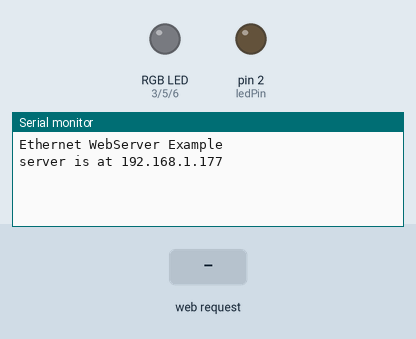
Recording of a sketch running on a simulated Arduino Uno, built with avr-gcc and run on an emulated ATmega328P. On the bench: an RGB LED mixed from three pins (HIGH = lit), output pins drawn as LEDs (lit = HIGH), the last lines printed to the serial monitor. The inputs (shaded band) are chosen by the test bench. WiFi joins after 1.5 s; servers stay silent unless stated.

Above: at 1.2 s.
1.3 s: HTTP request GET /?LEDstate=1 received
At 2.5 s:
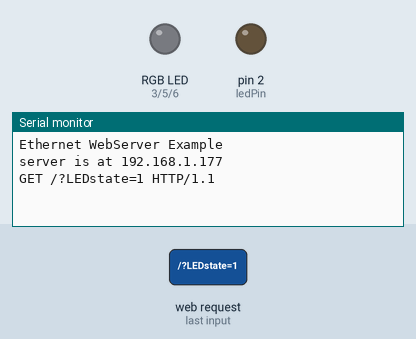
2.8 s: HTTP request GET /setLED received
At 3.7 s:
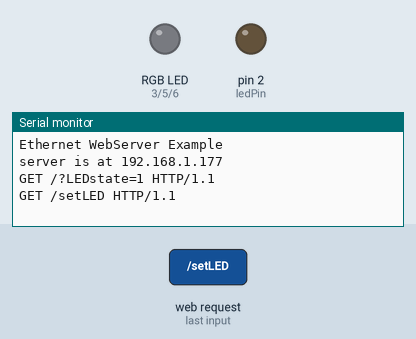
4.3 s: HTTP request GET /readADC received
At 4.9 s:
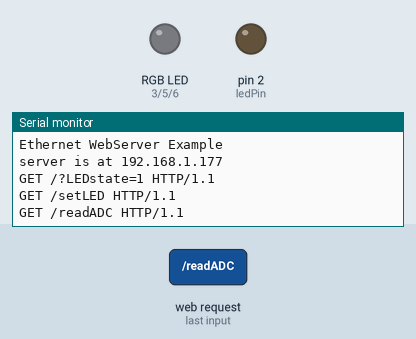

Measured:
- after the input at 1.3 s, the serial monitor: prints a new line at once (image 1)
- after the input at 2.8 s, the serial monitor: prints a new line at once (image 2)
- after the input at 4.3 s, the serial monitor: prints a new line at once (image 3)

The sketch:

ethernet_ajax.ino
```cpp
/*
  Web Server

 A simple web server that shows the value of the analog input pins.
 using an Arduino Wiznet Ethernet shield.

 Circuit:
 * Ethernet shield attached to pins 10, 11, 12, 13
 * Analog inputs attached to pins A0 through A5 (optional)

 created 18 Dec 2009
 by David A. Mellis
 modified 9 Apr 2012
 by Tom Igoe
 modified 02 Sept 2015
 by Arturo Guadalupi

 */

#include <SPI.h>
#include <Ethernet.h>

#include "index.h"

// Enter a MAC address and IP address for your controller below.
// The IP address will be dependent on your local network:
byte mac[] = {
    0xDE, 0xAD, 0xBE, 0xEF, 0xFE, 0xED};

IPAddress ip(192, 168, 1, 177);

// Initialize the Ethernet server library
// with the IP address and port you want to use
// (port 80 is default for HTTP):
EthernetServer server(80);

int csPin = 8;      // ethernet module cs pin

int ledPin = 2;
int redPin = 3, greenPin = 5, bluePin = 6;

void setup()
{
    Ethernet.init(csPin); // ethernet module cs pin

    pinMode(ledPin, OUTPUT);
    pinMode(redPin, OUTPUT);
    pinMode(greenPin, OUTPUT);
    pinMode(bluePin, OUTPUT);

    // Open serial communications and wait for port to open:
    Serial.begin(115200);

    Serial.println("Ethernet WebServer Example");

    // start the Ethernet connection and the server:
    Ethernet.begin(mac, ip);

    // Check for Ethernet hardware present
    if (Ethernet.hardwareStatus() == EthernetNoHardware)
    {
        Serial.println("Ethernet shield was not found.  Sorry, can't run without hardware. :(");
        while (true)
        {
            delay(1); // do nothing, no point running without Ethernet hardware
        }
    }
    if (Ethernet.linkStatus() == LinkOFF)
    {
        Serial.println("Ethernet cable is not connected.");
    }

    // start the server
    server.begin();
    Serial.print("server is at ");
    Serial.println(Ethernet.localIP());
}

void loop()
{
    // listen for incoming clients
    EthernetClient client = server.available();
    if (client)
    {
        String readString = "";

        while (client.connected())
        {
            if (client.available())
            {
                char c = client.read();
                readString += c;

                // if you've gotten to the end of the line (received a newline
                // character) and the line is blank, the http request has ended,
                // so you can send a reply
                if (c == '\n')
                {
                    Serial.println(readString);
                    if (readString.indexOf("setLED") > 0)
                    {
                        send_header(client);
                        if (readString.indexOf("LEDstate=1") > 0)
                        {
                            digitalWrite(ledPin, HIGH);
                            client.println("ON");
                        }
                        else if (readString.indexOf("LEDstate=0") > 0)
                        {
                            digitalWrite(ledPin, LOW);
                            client.println("OFF");
                        }
                        break;
                    }
                    else if (readString.indexOf("readADC") > 0)
                    {
                        send_header(client);
                        client.println(analogRead(A0));
                        break;
                    }else if(readString.indexOf("setRGB") > 0)
                    {
                        int indx = readString.indexOf("=");
                        char rgbArr[7]; rgbArr[6] = '\0';
                        for(int i = 0; i < 6; i++)
                        {
                            rgbArr[i] = readString.charAt(i + indx + 1);
                        }
                        long rgbInt = strtol(rgbArr, 0, 16);
                        uint8_t rVal = (uint8_t)((rgbInt & 0xFF0000) >> 16);
                        uint8_t gVal = (uint8_t)((rgbInt & 0x00FF00) >> 8);
                        uint8_t bVal = (uint8_t)((rgbInt & 0x0000FF) >> 0);
                        analogWrite(redPin, rVal);
                        analogWrite(greenPin, gVal);
                        analogWrite(bluePin, bVal);

                        send_header(client);
                        client.println("OK");
                        break;
                    }

                    SendHTML(client);
                    break;
                }
            }
        }
        // give the web browser time to receive the data
        delay(1);
        // close the connection:
        client.stop();
        // Serial.println("client disconnected");
    }
}

void send_header(EthernetClient pClient)
{
    for (int i = 0; i < sizeof(header_plain); i++)
    {
        char c = pgm_read_byte(header_plain + i);
        // Serial.print(c);
        pClient.print(c);
    }
}

void SendHTML(EthernetClient pClient)
{
    for (int i = 0; i < sizeof(header_html); i++)
    {
        char c = pgm_read_byte(header_html + i);
        // Serial.print(c);
        pClient.print(c);
    }
    // pClient.println();
    for (int i = 0; i < sizeof(myHtml); i++)
    {
        char c = pgm_read_byte(myHtml + i);
        // Serial.print(c);
        pClient.print(c);
    }
    // pClient.println();
}
```

index.h
```cpp
const char header_plain[] PROGMEM = "HTTP/1.1 200 OK\r\nContent-Type: text/plain\r\n\r\n";

const char header_html[] PROGMEM = "HTTP/1.1 200 OK\r\nContent-Type: text/html\r\n\r\n";

const char myHtml[] PROGMEM = R"=====(
<!doctype html>
<html lang="en">

<head>
    <meta charset="utf-8">
    <meta name="viewport" content="width=device-width, initial-scale=1, shrink-to-fit=no">

    <link rel="stylesheet" href="https://maxcdn.bootstrapcdn.com/bootstrap/3.3.7/css/bootstrap.min.css"
        integrity="sha384-BVYiiSIFeK1dGmJRAkycuHAHRg32OmUcww7on3RYdg4Va+PmSTsz/K68vbdEjh4u" crossorigin="anonymous">

    <style>
        .btn {
            width: 100%;
            margin: 5px;
        }

        .my-text {
            font-size: 20px;
            padding: 10px;
        }

        .my-div {
            margin-top: 15px;

        }
    </style>

    <title>W5500 WEB SERVER</title>
</head>

<body>
    <div class="container">
        <div class="row">
            <div class="col-md-12 col-xs-12">
                <h1 class="text-center">W5500 WEB SERVER AJAX EXAMPLE</h1>
            </div>
        </div>

        <hr>

        <div class="row">
            <div class="col-md-4 col-xs-12">
                <div class="col-md-12 col-xs-12">
                    <h2 class="text-center">LED TOGGLE</h2>
                </div>
                <div class="col-md-6 col-xs-6">
                    <button onclick="sendData(1)" type="button" class="btn btn-primary">ON</button>
                </div>
                <div class="col-md-6 col-xs-6">
                    <button onclick="sendData(0)" type="button" class="btn btn-warning">OFF</button>
                </div>
                <div class="col-md-12 col-xs-12 text-center my-text">
                    LED Status: <span id="ledStat">OFF</span>
                </div>
            </div>

            <div class="col-md-4 col-xs-12">
                <div class="col-md-12 col-xs-12">
                    <h2 class="text-center">ADC VALUE</h2>
                </div>
                <div class="col-md-12 col-sm-12 text-center my-text">
                    ADC Value: <span id="adcVal">---</span>
                </div>
            </div>

            <div class="col-md-4 col-xs-12">
                <div class="col-md-12 col-xs-12">
                    <h2 class="text-center">RGB LED</h2>
                </div>
                <div class="row">
                    <div class="col-md-8 col-xs-8 my-div">
                        <input id="r" type="range" min="0" max="100" value="0" onchange="sendRGB()">
                    </div>
                    <div class="col-md-4 col-xs-4 my-div text-center">
                        <span id="rVal">0</span>
                    </div>
                </div>
                <div class="row">
                    <div class="col-md-8 col-xs-8 my-div">
                        <input id="g" type="range" min="0" max="100" value="0" onchange="sendRGB()">
                    </div>
                    <div class="col-md-4 col-xs-4 my-div text-center">
                        <span id="gVal">0</span>
                    </div>
                </div>
                <div class="row">
                    <div class="col-md-8 col-xs-8 my-div">
                        <input id="b" type="range" min="0" max="100" value="0" onchange="sendRGB()">
                    </div>
                    <div class="col-md-4 col-xs-4 my-div text-center">
                        <span id="bVal">0</span>
                    </div>
                </div>
            </div>
        </div>
    </div>

    <footer class="container footer">
        <div class="col-md-12 text-center">
            <h2>Oğuzhan BAŞER</h2>
            <h3><a href="http://www.elektrobot.net">elektrobot.net</a></h3>
            <h3><a href="https://www.instagram.com/elektrobot.elektronik/">Instagram</a></h3>
            <br>
        </div>
    </footer>

    <script>
        var xhttp = new XMLHttpRequest();

        function sendRGB() {
            var redVal = document.getElementById('r').value;
            var greenVal = document.getElementById('g').value;
            var blueVal = document.getElementById('b').value;
            var r = parseInt(redVal / 100.0 * 255).toString(16);
            var g = parseInt(greenVal / 100.0 * 255).toString(16);
            var b = parseInt(blueVal / 100.0 * 255).toString(16);

            document.getElementById('rVal').innerHTML = String(redVal);
            document.getElementById('gVal').innerHTML = String(greenVal);
            document.getElementById('bVal').innerHTML = String(blueVal);

            if (r.length < 2) { r = '0' + r; }
            if (g.length < 2) { g = '0' + g; }
            if (b.length < 2) { b = '0' + b; }
            var rgb = r + g + b;
            console.log('RGB: ' + rgb);
            sendRGBData(rgb);
        }

        function sendRGBData(ledCode) {
            var xhttp = new XMLHttpRequest();
            xhttp.onreadystatechange = function () {
                if (this.readyState == 4 && this.status == 200) {

                }
            };
            xhttp.open("GET", "setRGB?color=" + ledCode, true);
            xhttp.send();
        }

        function sendData(led) {
            xhttp.onreadystatechange = function () {
                if (this.readyState == 4 && this.status == 200) {
                    document.getElementById("ledStat").innerHTML =
                        this.responseText;
                }
            };
            xhttp.open("GET", "setLED?LEDstate=" + led, true);
            xhttp.send();
        }
        // sendData(0);

        setInterval(function () {
            // Call a function repetatively with 2 Second interval
            getData();
        }, 500); //2000mSeconds update rate

        function getData() {
            xhttp.onreadystatechange = function () {
                if (this.readyState == 4 && this.status == 200) {
                    document.getElementById("adcVal").innerHTML =
                        this.responseText;
                }
            };
            xhttp.open("GET", "readADC", true);
            xhttp.send();
        }
    </script>

    <script src="https://code.jquery.com/jquery-3.4.1.slim.min.js"
        integrity="sha384-J6qa4849blE2+poT4WnyKhv5vZF5SrPo0iEjwBvKU7imGFAV0wwj1yYfoRSJoZ+n"
        crossorigin="anonymous"></script>
    <script src="https://maxcdn.bootstrapcdn.com/bootstrap/3.3.7/js/bootstrap.min.js"
        integrity="sha384-Tc5IQib027qvyjSMfHjOMaLkfuWVxZxUPnCJA7l2mCWNIpG9mGCD8wGNIcPD7Txa"
        crossorigin="anonymous"></script>
</body>

</html>
)=====";
```
